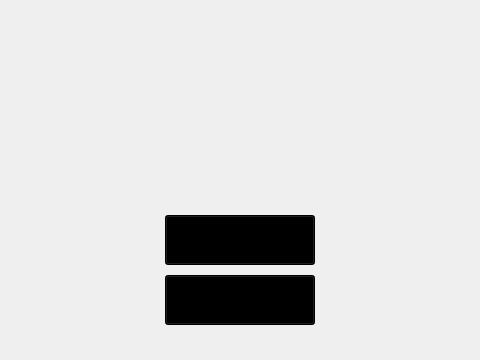
<?xml version="1.0" encoding="UTF-8"?>
<ui version="4.0">
 <class>MainWindow</class>
 <widget class="QMainWindow" name="MainWindow">
  <property name="geometry">
   <rect>
    <x>0</x>
    <y>0</y>
    <width>480</width>
    <height>360</height>
   </rect>
  </property>
  <property name="minimumSize">
   <size>
    <width>480</width>
    <height>360</height>
   </size>
  </property>
  <property name="maximumSize">
   <size>
    <width>480</width>
    <height>360</height>
   </size>
  </property>
  <property name="font">
   <font>
    <pointsize>15</pointsize>
   </font>
  </property>
  <property name="windowTitle">
   <string>MainWindow</string>
  </property>
  <property name="styleSheet">
   <string notr="true">background-image: url(:/images/main_background.png);</string>
  </property>
  <widget class="QWidget" name="centralwidget">
   <widget class="QPushButton" name="quit_button">
    <property name="geometry">
     <rect>
      <x>165</x>
      <y>275</y>
      <width>150</width>
      <height>50</height>
     </rect>
    </property>
    <property name="minimumSize">
     <size>
      <width>150</width>
      <height>50</height>
     </size>
    </property>
    <property name="maximumSize">
     <size>
      <width>150</width>
      <height>50</height>
     </size>
    </property>
    <property name="font">
     <font>
      <family>Segoe UI</family>
      <pointsize>13</pointsize>
      <italic>false</italic>
      <bold>false</bold>
     </font>
    </property>
    <property name="styleSheet">
     <string notr="true">font: 13pt &quot;Segoe UI&quot;;
selection-color: rgb(255, 255, 255);
background-color: rgb(0, 0, 0);</string>
    </property>
    <property name="text">
     <string>Välju</string>
    </property>
   </widget>
   <widget class="QPushButton" name="play_button">
    <property name="geometry">
     <rect>
      <x>165</x>
      <y>215</y>
      <width>150</width>
      <height>50</height>
     </rect>
    </property>
    <property name="minimumSize">
     <size>
      <width>150</width>
      <height>50</height>
     </size>
    </property>
    <property name="maximumSize">
     <size>
      <width>150</width>
      <height>50</height>
     </size>
    </property>
    <property name="font">
     <font>
      <family>Segoe UI</family>
      <pointsize>13</pointsize>
      <italic>false</italic>
      <bold>false</bold>
     </font>
    </property>
    <property name="styleSheet">
     <string notr="true">font: 13pt &quot;Segoe UI&quot;;
selection-background-color: rgb(255, 255, 255);
background-color: rgb(0, 0, 0);</string>
    </property>
    <property name="text">
     <string>Mängi</string>
    </property>
   </widget>
  </widget>
 </widget>
 <resources/>
 <connections/>
</ui>
